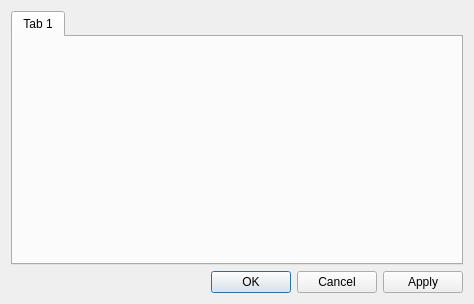
<?xml version="1.0" encoding="UTF-8"?>
<ui version="4.0">
 <class>PreferencesDialog</class>
 <widget class="QDialog" name="PreferencesDialog">
  <property name="geometry">
   <rect>
    <x>0</x>
    <y>0</y>
    <width>474</width>
    <height>304</height>
   </rect>
  </property>
  <property name="sizePolicy">
   <sizepolicy hsizetype="Expanding" vsizetype="Minimum">
    <horstretch>0</horstretch>
    <verstretch>0</verstretch>
   </sizepolicy>
  </property>
  <property name="windowTitle">
   <string>Preferences</string>
  </property>
  <property name="modal">
   <bool>true</bool>
  </property>
  <layout class="QVBoxLayout" name="verticalLayout">
   <item>
    <widget class="QTabWidget" name="m_optionTabWidget">
     <property name="sizePolicy">
      <sizepolicy hsizetype="Expanding" vsizetype="Minimum">
       <horstretch>0</horstretch>
       <verstretch>0</verstretch>
      </sizepolicy>
     </property>
     <property name="currentIndex">
      <number>0</number>
     </property>
     <widget class="QWidget" name="tab_2">
      <attribute name="title">
       <string notr="true">Tab 1</string>
      </attribute>
     </widget>
    </widget>
   </item>
   <item>
    <widget class="QDialogButtonBox" name="m_dialogButtonBox">
     <property name="orientation">
      <enum>Qt::Horizontal</enum>
     </property>
     <property name="standardButtons">
      <set>QDialogButtonBox::Cancel|QDialogButtonBox::Apply|QDialogButtonBox::Ok</set>
     </property>
    </widget>
   </item>
  </layout>
 </widget>
 <resources/>
 <connections>
  <connection>
   <sender>m_dialogButtonBox</sender>
   <signal>accepted()</signal>
   <receiver>PreferencesDialog</receiver>
   <slot>accept()</slot>
   <hints>
    <hint type="sourcelabel">
     <x>248</x>
     <y>254</y>
    </hint>
    <hint type="destinationlabel">
     <x>157</x>
     <y>274</y>
    </hint>
   </hints>
  </connection>
  <connection>
   <sender>m_dialogButtonBox</sender>
   <signal>rejected()</signal>
   <receiver>PreferencesDialog</receiver>
   <slot>reject()</slot>
   <hints>
    <hint type="sourcelabel">
     <x>316</x>
     <y>260</y>
    </hint>
    <hint type="destinationlabel">
     <x>286</x>
     <y>274</y>
    </hint>
   </hints>
  </connection>
 </connections>
</ui>
